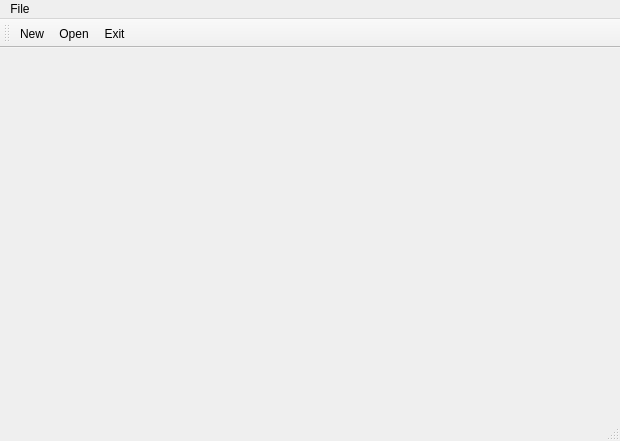
<?xml version="1.0" encoding="UTF-8"?>
<ui version="4.0">
 <class>MainWindow</class>
 <widget class="QMainWindow" name="MainWindow">
  <property name="geometry">
   <rect>
    <x>0</x>
    <y>0</y>
    <width>620</width>
    <height>441</height>
   </rect>
  </property>
  <property name="windowTitle">
   <string>MainWindow</string>
  </property>
  <widget class="QWidget" name="centralWidget"/>
  <widget class="QMenuBar" name="menuBar">
   <property name="geometry">
    <rect>
     <x>0</x>
     <y>0</y>
     <width>620</width>
     <height>26</height>
    </rect>
   </property>
   <widget class="QMenu" name="menuFile">
    <property name="title">
     <string>File</string>
    </property>
    <addaction name="actionNew"/>
    <addaction name="actionOpen"/>
    <addaction name="actionExit"/>
   </widget>
   <addaction name="menuFile"/>
  </widget>
  <widget class="QToolBar" name="mainToolBar">
   <attribute name="toolBarArea">
    <enum>TopToolBarArea</enum>
   </attribute>
   <attribute name="toolBarBreak">
    <bool>false</bool>
   </attribute>
   <addaction name="actionNew"/>
   <addaction name="actionOpen"/>
   <addaction name="actionExit"/>
  </widget>
  <widget class="QStatusBar" name="statusBar"/>
  <action name="actionNew">
   <property name="icon">
    <iconset resource="Resources.qrc">
     <normaloff>:/rec/new.jpg</normaloff>:/rec/new.jpg</iconset>
   </property>
   <property name="text">
    <string>New</string>
   </property>
  </action>
  <action name="actionOpen">
   <property name="icon">
    <iconset resource="Resources.qrc">
     <normaloff>:/rec/open.png</normaloff>:/rec/open.png</iconset>
   </property>
   <property name="text">
    <string>Open</string>
   </property>
  </action>
  <action name="actionExit">
   <property name="icon">
    <iconset resource="Resources.qrc">
     <normaloff>:/rec/close.png</normaloff>:/rec/close.png</iconset>
   </property>
   <property name="text">
    <string>Exit</string>
   </property>
  </action>
 </widget>
 <layoutdefault spacing="6" margin="11"/>
 <resources>
  <include location="Resources.qrc"/>
 </resources>
 <connections/>
</ui>
